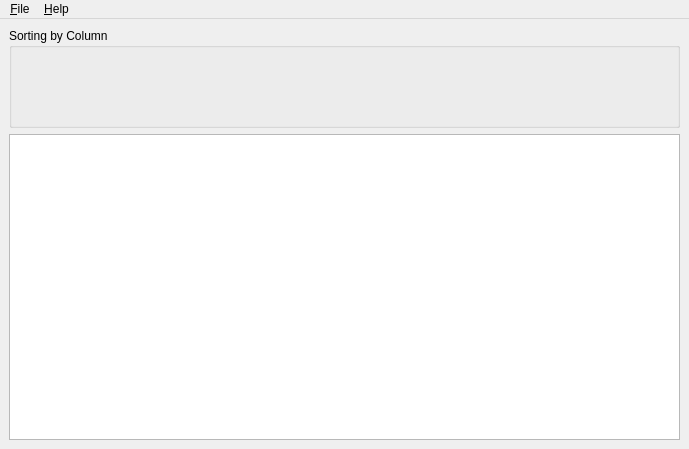
<?xml version="1.0" encoding="UTF-8"?>
<ui version="4.0">
 <class>MainWindow</class>
 <widget class="QMainWindow" name="MainWindow">
  <property name="geometry">
   <rect>
    <x>0</x>
    <y>0</y>
    <width>689</width>
    <height>449</height>
   </rect>
  </property>
  <property name="windowTitle">
   <string>Fibonacci Gui</string>
  </property>
  <widget class="QWidget" name="centralwidget">
   <layout class="QVBoxLayout" name="verticalLayout">
    <item>
     <widget class="QGroupBox" name="groupBox">
      <property name="minimumSize">
       <size>
        <width>0</width>
        <height>100</height>
       </size>
      </property>
      <property name="title">
       <string>Sorting by Column</string>
      </property>
      <property name="flat">
       <bool>false</bool>
      </property>
      <layout class="QVBoxLayout" name="verticalLayout_3">
       <item>
        <layout class="QFormLayout" name="formLayout_2"/>
       </item>
      </layout>
     </widget>
    </item>
    <item>
     <widget class="QTableView" name="customerTableView"/>
    </item>
   </layout>
  </widget>
  <widget class="QMenuBar" name="menubar">
   <property name="geometry">
    <rect>
     <x>0</x>
     <y>0</y>
     <width>689</width>
     <height>22</height>
    </rect>
   </property>
   <widget class="QMenu" name="fileMenu">
    <property name="title">
     <string>&amp;File</string>
    </property>
    <addaction name="separator"/>
    <addaction name="quitAction"/>
   </widget>
   <widget class="QMenu" name="helpMenu">
    <property name="title">
     <string>&amp;Help</string>
    </property>
    <addaction name="aboutAction"/>
   </widget>
   <addaction name="fileMenu"/>
   <addaction name="helpMenu"/>
  </widget>
  <action name="aboutAction">
   <property name="enabled">
    <bool>true</bool>
   </property>
   <property name="text">
    <string>&amp;About ...</string>
   </property>
   <property name="menuRole">
    <enum>QAction::AboutRole</enum>
   </property>
  </action>
  <action name="quitAction">
   <property name="enabled">
    <bool>true</bool>
   </property>
   <property name="text">
    <string>&amp;Quit</string>
   </property>
   <property name="menuRole">
    <enum>QAction::QuitRole</enum>
   </property>
  </action>
 </widget>
 <resources/>
 <connections>
  <connection>
   <sender>quitAction</sender>
   <signal>triggered()</signal>
   <receiver>MainWindow</receiver>
   <slot>close()</slot>
   <hints>
    <hint type="sourcelabel">
     <x>-1</x>
     <y>-1</y>
    </hint>
    <hint type="destinationlabel">
     <x>20</x>
     <y>20</y>
    </hint>
   </hints>
  </connection>
  <connection>
   <sender>aboutAction</sender>
   <signal>triggered()</signal>
   <receiver>MainWindow</receiver>
   <slot>on_about()</slot>
   <hints>
    <hint type="sourcelabel">
     <x>-1</x>
     <y>-1</y>
    </hint>
    <hint type="destinationlabel">
     <x>20</x>
     <y>20</y>
    </hint>
   </hints>
  </connection>
 </connections>
</ui>
